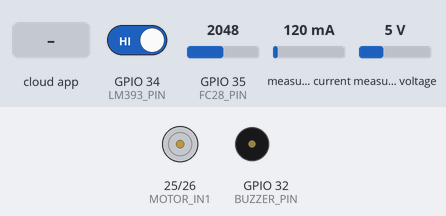
This sketch was run on a simulated ESP32. Parts: motor-driver pin pairs drawn as motors (green arrow = first pin HIGH = forward, orange = second pin HIGH = backward, longer = more drive, scaled by the enable pin), buzzer (waves = sounding, pin HIGH). Wiring (inferred from the names in the program): INA219 current sensor at I2C address 0x40. The test bench sets the inputs (shaded band); at power-on: GPIO 34 (LM393_PIN) HIGH, GPIO 35 (FC28_PIN) = 2048, measured current 120 mA, measured voltage 5 V (analog values on the 0–4095 scale). WiFi joins after 1.5 s; servers stay silent unless stated; the local clock reads 2024-03-15 10:24:30 at power-on unless the sketch sets it; the Firebase database answers and starts empty; what the sketch prints to the serial monitor is not drawn.

Above: at 4.3 s.
4.4 s: GPIO 34 (LM393_PIN) driven LOW
At 6.2 s:
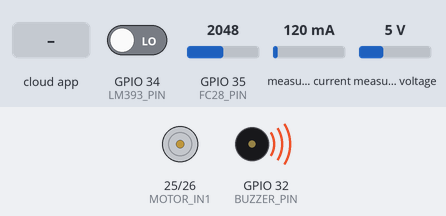
7.0 s: the phone or cloud app sets motorCommand to RESET_FAULT
At 8.04 s:
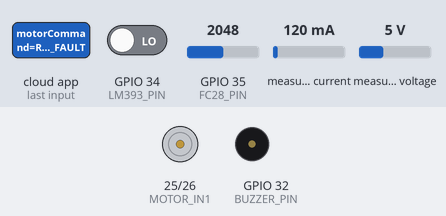
10.8 s: GPIO 34 (LM393_PIN) driven HIGH
At 11.5 s:
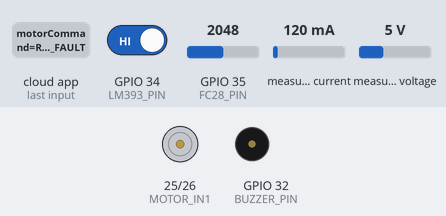
12.4 s: the phone or cloud app sets motorCommand to START
At 14.3 s:
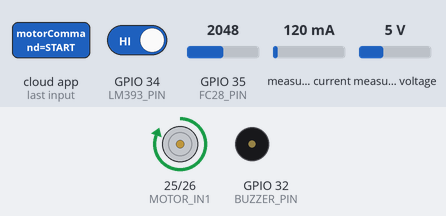
15.3 s: the phone or cloud app sets motorCommand to RESET
At 17.8 s:
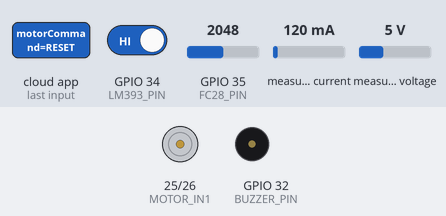
Timing chart, 0 to 19.3 s (numbered marks = the images above; inputs shaded):
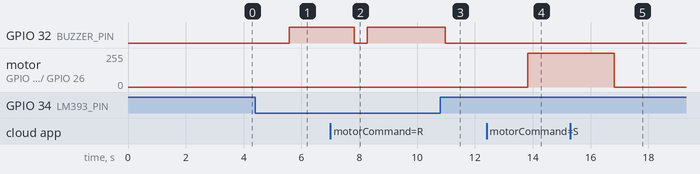

Measured:
- after the input at 4.4 s, GPIO 32 (BUZZER_PIN): LOW → HIGH after 1.2 s
- after the input at 7.0 s, GPIO 32 (BUZZER_PIN): HIGH → LOW after 0.82 s, → HIGH 0.45 s later
- after the input at 10.8 s, GPIO 32 (BUZZER_PIN): HIGH → LOW after 0.17 s
- after the input at 12.4 s, motor on GPIO 25 (MOTOR_IN1) / GPIO 26 (MOTOR_IN2): stopped → forward 255/255 after 1.4 s
- after the input at 15.3 s, motor on GPIO 25 (MOTOR_IN1) / GPIO 26 (MOTOR_IN2): forward 255/255 → stopped after 1.5 s

The sketch:

water_controller.ino
```cpp
#include <WiFi.h>
#include <time.h>
#include <Wire.h>
#include <Firebase_ESP_Client.h>

// Helper addons for token generation and RTDB helpers
#include <addons/TokenHelper.h>
#include <addons/RTDBHelper.h>

// ================ PIN CONFIGURATION ================
#define LM393_PIN       34  // Tank Full Digital Water Level Sensor
#define FC28_PIN        35  // Soil/Water Analog Moisture Sensor (0-100%)
#define BUZZER_PIN      32  // Alert Buzzer

#define MOTOR_ENA       27  // L298N / Driver Enable Pin
#define MOTOR_IN1       25  // Motor Driver IN1
#define MOTOR_IN2       26  // Motor Driver IN2

#define INA226_SDA      21  // I2C Current/Voltage Sensor SDA
#define INA226_SCL      22  // I2C Current/Voltage Sensor SCL

// ================ WI-FI CONFIGURATION ==============
#define WIFI_SSID       "YOUR_WIFI_SSID"
#define WIFI_PASSWORD   "YOUR_WIFI_PASSWORD"

// ================ FIREBASE CONFIGURATION ============
#define API_KEY         "YOUR_FIREBASE_WEB_API_KEY"
#define DATABASE_URL    "https://YOUR_PROJECT-default-rtdb.firebaseio.com/"
#define USER_EMAIL      "YOUR_FIREBASE_USER_EMAIL"
#define USER_PASSWORD   "YOUR_FIREBASE_USER_PASSWORD"

// ================ DEVICE & DATABASE PATHS ==========
#define DEVICE_ID          "device_001"
#define PATH_COMMAND_MOTOR "/devices/" DEVICE_ID "/commands/motorCommand"
#define PATH_STATUS_PUMP   "/devices/" DEVICE_ID "/status/motorRunning"
#define PATH_STATUS_FULL   "/devices/" DEVICE_ID "/status/probeTop"
#define PATH_STATUS_LEVEL  "/devices/" DEVICE_ID "/status/waterLevel"
#define PATH_STATUS_SEEN   "/devices/" DEVICE_ID "/status/lastSeen"
#define PATH_STATUS_WIFI   "/devices/" DEVICE_ID "/status/wifiStrength"
#define PATH_STATUS_ROOT   "/devices/" DEVICE_ID "/status"
#define PATH_SCHEDULE_ENABLED  "/devices/" DEVICE_ID "/schedule/enabled"
#define PATH_SCHEDULE_ON_TIME  "/devices/" DEVICE_ID "/schedule/onTime"
#define PATH_SCHEDULE_OFF_TIME "/devices/" DEVICE_ID "/schedule/offTime"

// ================ SCHEDULE CONFIGURATION ============
struct Schedule {
  bool enabled;
  int onHour;
  int onMin;
  int offHour;
  int offMin;
};

Schedule currentSchedule = {
  true,
  6, 0,   // 06:00 AM Default
  6, 30   // 06:30 AM Default
};

unsigned long lastScheduleSync = 0;
const unsigned long SCHEDULE_SYNC_INTERVAL = 30000; // Check Firebase schedule every 30s
int lastScheduledOnMinute = -1;
int lastScheduledOffMinute = -1;

// ================ SENSOR CONFIGURATION ==============
#define FULL_LEVEL_ACTIVE_LOW true
#define ENABLE_AUTO_FILL false

// ================ FIREBASE OBJECTS ==================
FirebaseData fbdo;
FirebaseAuth auth;
FirebaseConfig config;

bool firebaseReady = false;

// ================ STATE =============================
bool pumpOn = false;
bool manualStop = true;
bool tankFull = false;

// Fault Tripping Protection (Guards 2 & 3)
bool motorFault = false;
String faultReason = "";
unsigned long pumpStartTime = 0;
int pumpStartLevel = 0;
unsigned long lowCurrentStartTime = 0;

// ================ INA226 CURRENT SENSOR =============
bool ina226Ready = false;
float busVoltage = 0.0;
float currentAmps = 0.0;
const uint8_t INA226_ADDR = 0x40;

int fc28Value = 0;
int lm393Value = HIGH;
int waterLevelPercent = 0;

unsigned long lastSensor = 0;
unsigned long lastPrint = 0;
unsigned long lastFirebase = 0;
unsigned long lastWiFiAttempt = 0;

const unsigned long SENSOR_INTERVAL = 100;
const unsigned long PRINT_INTERVAL = 1000;
const unsigned long FIREBASE_INTERVAL = 1500;

// Forward declarations
void checkINA226();
void readINA226();
void tripMotorFault(const char* reasonCode, const char* reasonMsg);
void checkFaultGuards();

// ================ PUMP CONTROL ======================
void setPump(bool on) {
  // Full-level and Motor Fault protections always override a START request
  if (on && (tankFull || motorFault)) {
    on = false;
  }

  // When motor starts, track initial baseline level and timestamp for dry-run protection
  if (on && !pumpOn) {
    pumpStartTime = millis();
    pumpStartLevel = waterLevelPercent;
    lowCurrentStartTime = 0;
  }

  pumpOn = on;

  if (pumpOn) {
    digitalWrite(MOTOR_IN1, HIGH);
    digitalWrite(MOTOR_IN2, LOW);
    digitalWrite(MOTOR_ENA, HIGH);
  } else {
    digitalWrite(MOTOR_ENA, LOW);
    digitalWrite(MOTOR_IN1, LOW);
    digitalWrite(MOTOR_IN2, LOW);
  }

  Serial.print("Pump: ");
  Serial.println(pumpOn ? "ON" : "OFF");
}

// ================ SENSOR READING ====================
void updateSensors() {
  lm393Value = digitalRead(LM393_PIN);
  bool rawFull = FULL_LEVEL_ACTIVE_LOW
                 ? (lm393Value == LOW)
                 : (lm393Value == HIGH);

  // Splash debounce: require 1000ms continuous submerged contact before confirming tank-full
  static unsigned long fullDetectionStart = 0;
  const unsigned long FULL_DEBOUNCE_MS = 1000;

  if (rawFull) {
    if (fullDetectionStart == 0) {
      fullDetectionStart = millis();
    } else if (millis() - fullDetectionStart >= FULL_DEBOUNCE_MS) {
      tankFull = true;
    }
  } else {
    fullDetectionStart = 0;
    tankFull = false;
  }

  fc28Value = analogRead(FC28_PIN);

  // Map analog sensor to estimated water level percentage (0-100%)
  int rawPercent = map(fc28Value, 4095, 1200, 0, 100);
  rawPercent = constrain(rawPercent, 0, 100);

  // Exponential Moving Average (EMA) smoothing filter to eliminate ADC fluctuations
  static float smoothedLevelPercent = -1.0;
  if (smoothedLevelPercent < 0) {
    smoothedLevelPercent = rawPercent;
  } else {
    smoothedLevelPercent = (smoothedLevelPercent * 0.85f) + (rawPercent * 0.15f);
  }
  waterLevelPercent = round(smoothedLevelPercent);

  // Full-level cutoff always takes priority
  if (tankFull && pumpOn) {
    setPump(false);
    manualStop = true;
    Serial.println("ALERT: FULL LEVEL - PUMP STOPPED");
    // Clear command in Firebase so pump doesn't auto-restart when bottle is emptied!
    if (Firebase.ready()) {
      Firebase.RTDB.setString(&fbdo, PATH_COMMAND_MOTOR, "OFF");
    }
  }

  digitalWrite(BUZZER_PIN, tankFull ? HIGH : LOW);

  if (ENABLE_AUTO_FILL && !manualStop && !tankFull) {
    setPump(true);
  }
}

// ================ WI-FI & TIME ======================
void connectWiFi() {
  WiFi.mode(WIFI_STA);
  WiFi.begin(WIFI_SSID, WIFI_PASSWORD);

  Serial.print("Connecting to Wi-Fi");

  unsigned long start = millis();
  while (WiFi.status() != WL_CONNECTED && millis() - start < 15000) {
    delay(300);
    Serial.print(".");
  }

  if (WiFi.status() == WL_CONNECTED) {
    Serial.println("\n✓ Wi-Fi connected! IP: " + WiFi.localIP().toString());

    // Synchronize system clock with NTP in IST (UTC+5:30 = 19800s offset)
    Serial.print("Synchronizing NTP time (IST UTC+5:30)...");
    configTime(19800, 0, "pool.ntp.org", "time.nist.gov");
    time_t now = time(nullptr);
    int retries = 0;
    while (now < 1510592825 && retries < 20) {
      delay(250);
      Serial.print(".");
      now = time(nullptr);
      retries++;
    }
    Serial.println(" Time Synchronized!");
  } else {
    Serial.println("\nWi-Fi unavailable; local safety guards active.");
  }
}

// ================ FIREBASE SETUP ====================
void setupFirebase() {
  config.api_key = API_KEY;
  config.database_url = DATABASE_URL;

  auth.user.email = USER_EMAIL;
  auth.user.password = USER_PASSWORD;

  Firebase.reconnectWiFi(true);
  fbdo.setResponseSize(4096);
  config.token_status_callback = tokenStatusCallback;

  Firebase.begin(&config, &auth);

  Serial.println("Firebase authentication started...");
}

// ================ INA226 CURRENT SENSOR DRIVER =====
void checkINA226() {
  Wire.beginTransmission(INA226_ADDR);
  if (Wire.endTransmission() == 0) {
    ina226Ready = true;
    Serial.println("✓ INA226 current sensor detected on I2C (0x40)");

    // Write config register 0x00: Averaging 16, Vbus 1.1ms, Vshunt 1.1ms, Continuous
    Wire.beginTransmission(INA226_ADDR);
    Wire.write(0x00);
    Wire.write(0x45);
    Wire.write(0x27);
    Wire.endTransmission();
  } else {
    ina226Ready = false;
    Serial.println("INA226 not detected on 0x40; using level-rise dry-run guard");
  }
}

int16_t readINA226Register16(uint8_t reg) {
  Wire.beginTransmission(INA226_ADDR);
  Wire.write(reg);
  if (Wire.endTransmission(false) != 0) {
    return 0;
  }
  Wire.requestFrom((uint8_t)INA226_ADDR, (uint8_t)2);
  if (Wire.available() >= 2) {
    uint8_t msb = Wire.read();
    uint8_t lsb = Wire.read();
    return (int16_t)((msb << 8) | lsb);
  }
  return 0;
}

void readINA226() {
  if (!ina226Ready) {
    busVoltage = pumpOn ? 12.0 : 12.4;
    currentAmps = pumpOn ? 0.45 : 0.0;
    return;
  }

  int16_t rawShunt = readINA226Register16(0x01);
  int16_t rawBus = readINA226Register16(0x02);

  // Bus voltage in Volts (1.25 mV per LSB)
  busVoltage = (float)rawBus * 0.00125f;

  // Shunt voltage in Volts (2.5 uV per LSB)
  float vShunt = (float)rawShunt * 0.0000025f;

  // Standard 0.1 ohm shunt (R100): I = V / R
  const float SHUNT_OHMS = 0.10f;
  currentAmps = fabs(vShunt / SHUNT_OHMS);

  if (currentAmps < 0.02f) {
    currentAmps = 0.0f;
  }
}

// ================ FAULT TRIPPING (GUARDS 2 & 3) ======
void tripMotorFault(const char* reasonCode, const char* reasonMsg) {
  motorFault = true;
  faultReason = reasonCode;
  setPump(false);
  manualStop = true;

  Serial.println("\n========================================");
  Serial.print("🚨 ALERT: MOTOR FAULT TRIPPED! Reason: ");
  Serial.println(reasonMsg);
  Serial.println("========================================\n");

  // Audible alert pulse on buzzer
  for (int i = 0; i < 4; i++) {
    digitalWrite(BUZZER_PIN, HIGH);
    delay(100);
    digitalWrite(BUZZER_PIN, LOW);
    delay(80);
  }

  if (Firebase.ready()) {
    Firebase.RTDB.setString(&fbdo, PATH_COMMAND_MOTOR, "OFF");

    FirebaseJson json;
    json.set("motorRunning", false);
    json.set("motorFault", true);
    json.set("faultReason", reasonCode);
    Firebase.RTDB.updateNode(&fbdo, PATH_STATUS_ROOT, &json);
  }
}

void checkFaultGuards() {
  readINA226();

  if (!pumpOn || motorFault) {
    return;
  }

  unsigned long runDuration = millis() - pumpStartTime;

  // Guard 3: INA226 Undercurrent Check (Dry-run spinning without water load)
  // Let motor run for 5s to bypass inrush settling
  if (ina226Ready && runDuration >= 5000) {
    const float DRY_RUN_AMPS_MIN = 0.15f; // Pumping water draws ~0.35A-0.75A; dry spinning draws <0.15A
    if (currentAmps < DRY_RUN_AMPS_MIN) {
      if (lowCurrentStartTime == 0) {
        lowCurrentStartTime = millis();
      } else if (millis() - lowCurrentStartTime >= 4000) { // 4s continuous undercurrent
        tripMotorFault("DRY_RUN_LOW_CURRENT", "Motor current < 0.15A (spinning dry with no water)");
        return;
      }
    } else {
      lowCurrentStartTime = 0;
    }

    // Overcurrent protection (rotor stalled / jammed)
    if (currentAmps > 2.5f) {
      tripMotorFault("MOTOR_OVERCURRENT", "Motor current > 2.5A (jammed/stalled rotor)");
      return;
    }
  }

  // Guard 2: No-Level-Rise Trip
  // If pump runs for 3 minutes without water level increasing by at least 2%
  const unsigned long NO_RISE_TIMEOUT = 180000; // 3 minutes = 180,000 ms
  if (runDuration >= NO_RISE_TIMEOUT) {
    if (waterLevelPercent <= pumpStartLevel + 1) {
      tripMotorFault("DRY_RUN_NO_RISE", "Water level failed to rise after 3 minutes of pumping");
      return;
    } else {
      // Water is rising normally; advance baseline window
      pumpStartTime = millis();
      pumpStartLevel = waterLevelPercent;
    }
  }
}

// ================ PUBLISH TELEMETRY =================
void publishStatus() {
  if (!Firebase.ready() || WiFi.status() != WL_CONNECTED) {
    return;
  }

  time_t now = time(nullptr);
  double epochMs = (double)now * 1000.0;

  // Atomic RTDB update using FirebaseJson to minimize network round-trips and loop blocking
  FirebaseJson json;
  json.set("motorRunning", pumpOn);
  json.set("probeTop", tankFull);
  json.set("waterLevel", waterLevelPercent);
  json.set("wifiStrength", WiFi.RSSI());
  json.set("isOnline", true);
  json.set("motorFault", motorFault);
  json.set("currentAmps", currentAmps);
  json.set("busVoltage", busVoltage);

  if (motorFault) {
    json.set("faultReason", faultReason);
  }

  // Heartbeat timestamp so the mobile app stays permanently online
  if (now > 100000) {
    json.set("lastSeen", epochMs);
  }

  if (!Firebase.RTDB.updateNode(&fbdo, PATH_STATUS_ROOT, &json)) {
    Serial.print("Firebase write notice: ");
    Serial.println(fbdo.errorReason());
  }
}

// ================ REMOTE COMMANDS ===================
void checkFirebaseCommand() {
  if (!Firebase.ready() || WiFi.status() != WL_CONNECTED) {
    return;
  }

  // Listen to mobile app pump toggle command
  if (Firebase.RTDB.getString(&fbdo, PATH_COMMAND_MOTOR)) {
    String cmd = fbdo.stringData();
    cmd.trim();
    cmd.toUpperCase();

    // Reset Fault Command from Mobile App
    if (cmd == "RESET_FAULT" || cmd == "RESET" || cmd == "CLEAR_FAULT") {
      motorFault = false;
      faultReason = "";
      manualStop = true;
      digitalWrite(BUZZER_PIN, LOW);
      Serial.println("✓ Motor fault cleared and reset!");
      Firebase.RTDB.setString(&fbdo, PATH_COMMAND_MOTOR, "OFF");
      publishStatus();
      return;
    }

    if (cmd == "ON" || cmd == "START") {
      updateSensors();
      if (!tankFull && !pumpOn && !motorFault) {
        manualStop = false;
        setPump(true);
      } else if (motorFault) {
        Serial.println("Cannot start: Motor fault active! Reset fault first.");
        Firebase.RTDB.setString(&fbdo, PATH_COMMAND_MOTOR, "OFF");
      } else if (tankFull) {
        // Tank is full! Refuse to start and reset command to OFF in Firebase
        Serial.println("Cannot start: Tank is full! Resetting command to OFF.");
        Firebase.RTDB.setString(&fbdo, PATH_COMMAND_MOTOR, "OFF");
      }
    } else if (cmd == "OFF" || cmd == "STOP") {
      if (pumpOn) {
        manualStop = true;
        setPump(false);
      }
    }
  }
}

// ================ SCHEDULE MANAGEMENT ================
void fetchSchedule() {
  if (!Firebase.ready() || WiFi.status() != WL_CONNECTED) {
    return;
  }

  // 1. Fetch enabled flag
  if (Firebase.RTDB.getBool(&fbdo, PATH_SCHEDULE_ENABLED)) {
    currentSchedule.enabled = fbdo.boolData();
  }

  // 2. Fetch onTime (e.g. "06:00")
  if (Firebase.RTDB.getString(&fbdo, PATH_SCHEDULE_ON_TIME)) {
    String t = fbdo.stringData();
    t.trim();
    int colon = t.indexOf(':');
    if (colon > 0) {
      currentSchedule.onHour = t.substring(0, colon).toInt();
      currentSchedule.onMin = t.substring(colon + 1).toInt();
    }
  }

  // 3. Fetch offTime (e.g. "06:30")
  if (Firebase.RTDB.getString(&fbdo, PATH_SCHEDULE_OFF_TIME)) {
    String t = fbdo.stringData();
    t.trim();
    int colon = t.indexOf(':');
    if (colon > 0) {
      currentSchedule.offHour = t.substring(0, colon).toInt();
      currentSchedule.offMin = t.substring(colon + 1).toInt();
    }
  }

  Serial.print("Schedule synced: ");
  Serial.print(currentSchedule.enabled ? "ENABLED" : "DISABLED");
  Serial.print(" | ON: ");
  Serial.print(currentSchedule.onHour < 10 ? "0" : "");
  Serial.print(currentSchedule.onHour);
  Serial.print(":");
  Serial.print(currentSchedule.onMin < 10 ? "0" : "");
  Serial.print(currentSchedule.onMin);
  Serial.print(" | OFF: ");
  Serial.print(currentSchedule.offHour < 10 ? "0" : "");
  Serial.print(currentSchedule.offHour);
  Serial.print(":");
  Serial.print(currentSchedule.offMin < 10 ? "0" : "");
  Serial.println(currentSchedule.offMin);
}

void checkSchedule() {
  if (!currentSchedule.enabled) {
    return;
  }

  struct tm timeinfo;
  if (!getLocalTime(&timeinfo)) {
    return;
  }

  int curHour = timeinfo.tm_hour;
  int curMin  = timeinfo.tm_min;

  bool isOnTime  = (curHour == currentSchedule.onHour  && curMin == currentSchedule.onMin);
  bool isOffTime = (curHour == currentSchedule.offHour && curMin == currentSchedule.offMin);

  // 1. Scheduled Turn ON: Runs once at the scheduled ON minute if tank is not full
  if (isOnTime && curMin != lastScheduledOnMinute) {
    lastScheduledOnMinute = curMin;
    updateSensors();
    if (!tankFull && !pumpOn) {
      Serial.println("⏰ [SCHEDULE] Scheduled ON time reached. Starting pump...");
      manualStop = false;
      setPump(true);
      if (Firebase.ready()) {
        Firebase.RTDB.setString(&fbdo, PATH_COMMAND_MOTOR, "ON");
      }
    } else if (tankFull) {
      Serial.println("⏰ [SCHEDULE] Scheduled ON time reached, but tank is FULL. Refusing start.");
    }
  }

  // 2. Scheduled Turn OFF: Runs once at the scheduled OFF minute if pump is running
  if (isOffTime && curMin != lastScheduledOffMinute) {
    lastScheduledOffMinute = curMin;
    if (pumpOn) {
      Serial.println("⏰ [SCHEDULE] Scheduled OFF time reached. Stopping pump...");
      manualStop = true;
      setPump(false);
      if (Firebase.ready()) {
        Firebase.RTDB.setString(&fbdo, PATH_COMMAND_MOTOR, "OFF");
      }
    }
  }
}

// ================ SETUP =============================
void setup() {
  Serial.begin(115200);
  delay(1200); // Allow USB-UART bridge to settle

  Serial.println("\n==================================");
  Serial.println("   HYDRONODE HARDWARE CONTROLLER   ");
  Serial.println("==================================");

  // Sensor inputs
  pinMode(LM393_PIN, INPUT);
  pinMode(BUZZER_PIN, OUTPUT);

  // I2C Current Sensor Bus
  Wire.begin(INA226_SDA, INA226_SCL);
  Wire.setClock(100000);
  checkINA226();

  // Motor outputs
  pinMode(MOTOR_ENA, OUTPUT);
  pinMode(MOTOR_IN1, OUTPUT);
  pinMode(MOTOR_IN2, OUTPUT);

  digitalWrite(MOTOR_ENA, LOW);
  digitalWrite(MOTOR_IN1, LOW);
  digitalWrite(MOTOR_IN2, LOW);
  digitalWrite(BUZZER_PIN, LOW);

  analogReadResolution(12);

  updateSensors();
  setPump(false);

  connectWiFi();

  if (WiFi.status() == WL_CONNECTED) {
    setupFirebase();
    firebaseReady = true;
    fetchSchedule();
  }
}

// ================ MAIN LOOP =========================
void loop() {
  // 1. Local hardware safety checks & fault guards
  if (millis() - lastSensor >= SENSOR_INTERVAL) {
    lastSensor = millis();
    updateSensors();
    checkFaultGuards();
  }

  // 2. Wi-Fi reconnection handling
  if (WiFi.status() != WL_CONNECTED && millis() - lastWiFiAttempt >= 10000) {
    lastWiFiAttempt = millis();
    WiFi.reconnect();
  }

  // 3. Local schedule evaluation (runs with local hardware RTC)
  checkSchedule();

  // 4. Firebase cloud sync
  if (WiFi.status() == WL_CONNECTED && firebaseReady && millis() - lastFirebase >= FIREBASE_INTERVAL) {
    lastFirebase = millis();
    checkFirebaseCommand();
    publishStatus();
  }

  // 5. Firebase schedule sync (periodically sync schedule changes made from mobile app)
  if (WiFi.status() == WL_CONNECTED && firebaseReady && millis() - lastScheduleSync >= SCHEDULE_SYNC_INTERVAL) {
    lastScheduleSync = millis();
    fetchSchedule();
  }

  // 6. Debug prints
  if (millis() - lastPrint >= PRINT_INTERVAL) {
    lastPrint = millis();
    Serial.print("Level: ");
    Serial.print(waterLevelPercent);
    Serial.print("% | TankFull: ");
    Serial.print(tankFull ? "YES" : "NO");
    Serial.print(" | Pump: ");
    Serial.print(pumpOn ? "ON" : "OFF");
    Serial.print(" | Fault: ");
    Serial.print(motorFault ? faultReason : "NONE");
    Serial.print(" | Current: ");
    Serial.print(currentAmps, 2);
    Serial.println("A");
  }
}
```
